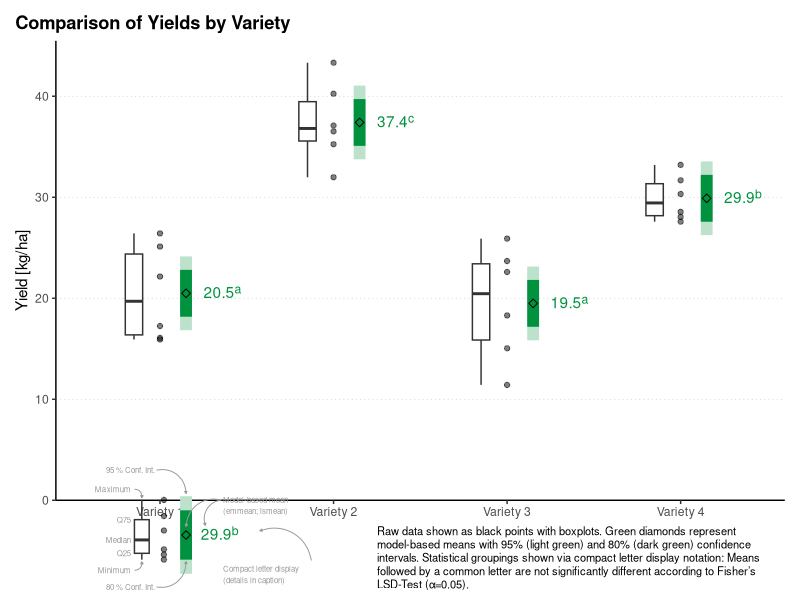

Reproduce this figure in R.
# packages ----------------------------------------------------------------
# Install packages if not already installed
if (!require("conflicted")) install.packages("conflicted") # Manages package conflicts
if (!require("emmeans")) install.packages("emmeans")       # For estimated marginal means analysis
if (!require("ggtext")) install.packages("ggtext")         # For rich text annotations in ggplot2
if (!require("glue")) install.packages("glue")             # For string interpolation
if (!require("multcomp")) install.packages("multcomp")     # For multiple comparison procedures
if (!require("multcompView")) install.packages("multcompView") # For compact letter display
if (!require("patchwork")) install.packages("patchwork")   # For combining plots
if (!require("scales")) install.packages("scales")         # For scale transformations
if (!require("tidyverse")) install.packages("tidyverse")   # Collection of data science packages

# Load packages
library(conflicted)
library(emmeans)
library(ggtext)
library(glue)
library(multcomp)
library(multcompView)
library(patchwork)
library(scales)
library(tidyverse)

# Explicitly resolve function conflicts from different packages
conflicts_prefer(dplyr::filter)         # Use dplyr's filter function
conflicts_prefer(readr::col_factor)     # Use readr's col_factor function

# Data import & prep ------------------------------------------------------
# Read the CSV file containing variety and yield data
# Specifying column types: variety as a factor and yield as a double
dat <- read_csv(file = "treatment_means_comparison/dat_treatment_means_comparison.csv",
                col_types = cols(variety = col_factor(), yield = col_double()))

# model & anova -----------------------------------------------------------
# Fit a linear model with yield as the response and variety as the predictor
mod <- lm(yield ~ variety, data = dat)
# anova(mod)

# emmean comparison -------------------------------------------------------
# Get 95% confidence intervals and compact letter display using Fisher's LSD test
# The compact letter display groups varieties that are not significantly different
emm_95_cld <- emmeans(mod, specs = "variety", level = 0.95) %>% # Calculate estimated marginal means with 95% CI
  cld(adjust = "none", Letters = letters) %>%  # Add compact letter display (no adjustment = Fisher's LSD)
  as_tibble() %>%  # Convert to tibble for easier manipulation
  transmute(
    variety,
    emmean,
    cld = glue("{round(emmean, 1)}<sup>{str_trim(.group)}</sup>"), # Format for plot: mean with letter superscript
    lower_95 = lower.CL,  # Lower bound of 95% CI
    upper_95 = upper.CL   # Upper bound of 95% CI
  )

# Get 80% confidence intervals
# Often used in agricultural research to visualize trends
emm_80 <- emmeans(mod, specs = "variety", level = 0.80) %>%
  as_tibble() %>%
  transmute(variety, emmean, lower_80 = lower.CL, upper_80 = upper.CL)

# Join the 95% CI data with the 80% CI data
emm <- full_join(x = emm_95_cld,
                 y = emm_80,
                 by = join_by(variety, emmean))

# Create a function to add core plot elements -----------------------------
# This function adds raw data points, boxplots, confidence intervals, and means to the plot
add_plot_elements <- function(p, data_df, emm_df, nudge_box = -0.15, nudge_ci = 0.15, 
                              nudge_text = 0.25) {
  p <- p +
    # Black dots representing the individual raw data points
    geom_point(
      data = data_df,
      aes(y = yield),
      alpha = 0.5
    ) +
    # Boxplots showing distribution of raw data
    geom_boxplot(
      data = data_df,
      aes(y = yield),
      width = 0.1,
      position = position_nudge(x = nudge_box) # Shift boxplots slightly left
    ) +
    # 95% confidence interval of the adjusted means (light green)
    geom_linerange(
      data = emm_df,
      aes(ymin = lower_95, ymax = upper_95),
      color = "#bce2cc",
      linewidth = 4,
      position = position_nudge(x = nudge_ci) # Shift CIs slightly right
    ) +
    # 80% confidence interval of the adjusted means (dark green)
    geom_linerange(
      data = emm_df,
      aes(ymin = lower_80, ymax = upper_80),
      color = "#00923f",
      linewidth = 4,
      position = position_nudge(x = nudge_ci) # Shift CIs slightly right
    ) +
    # Green diamonds representing the adjusted means
    geom_point(
      data = emm_df,
      aes(y = emmean),
      shape = 23, # Diamond shape
      size = 2,
      fill = "#00923f",
      position = position_nudge(x = nudge_ci) # Shift means slightly right
    ) +
    # Green letters for compact letter display (statistical grouping)
    geom_richtext(
      data = emm_df,
      aes(y = emmean, label = cld),
      color = "#00923f",
      fill = NA,  # No background fill
      label.color = NA, # No border
      label.padding = unit(c(0, 0, 0, 0), "lines"), # No padding
      position = position_nudge(x = nudge_text), # Shift text right
      hjust = 0 # Left-align
    )
  
  return(p)
}

# Add legend annotations ---------------------------------------------------
# This function adds explanatory annotations to the legend
add_legend_annotations <- function(p, data_df) {
  info_color <- "grey60" # Color for all annotation text and arrows
  
  # Boxplot annotations - explains the elements of the boxplot
  p <- p +
    # Minimum value annotation
    annotate(
      "text", 
      x = 0.775, y = quantile(data_df$yield, probs = 0)-1,
      label = "Minimum",
      hjust = 1,
      size = 2,
      color = info_color,
    ) +
    # Arrow pointing to minimum
    annotate(
      "curve",
      x = 0.8,
      y = quantile(data_df$yield, probs = 0)-1,
      xend = 0.85,
      yend = quantile(data_df$yield, probs = 0)-0.2,
      linewidth = 0.33,
      curvature = 0.5,
      color = info_color,
      arrow = arrow(angle = 30L, length = unit(0.025, "inches"), ends = "last", type = "closed")
    ) +
    # First quartile (Q25) annotation
    annotate(
      "text", 
      x = 0.775, y = quantile(data_df$yield, probs = 0.25),
      label = "Q25",
      hjust = 1,
      size = 2,
      color = info_color,
    ) +
    # Median annotation
    annotate(
      "text", 
      x = 0.775, y = median(data_df$yield, probs = 0.5),
      label = "Median",
      hjust = 1,
      size = 2,
      color = info_color,
    ) +
    # Third quartile (Q75) annotation
    annotate(
      "text", 
      x = 0.775, y = quantile(data_df$yield, probs = 0.75),
      label = "Q75",
      hjust = 1,
      size = 2,
      color = info_color,
    ) +
    # Maximum value annotation
    annotate(
      "text", 
      x = 0.775, y = quantile(data_df$yield, probs = 1)+1,
      label = "Maximum",
      hjust = 1,
      size = 2,
      color = info_color,
    ) +
    # Arrow pointing to maximum
    annotate(
      "curve",
      x = 0.8,
      y = quantile(data_df$yield, probs = 1)+1,
      xend = 0.85,
      yend = quantile(data_df$yield, probs = 1)+0.2,
      linewidth = 0.33,
      curvature = -0.5,
      color = info_color,
      arrow = arrow(angle = 30L, length = unit(0.025, "inches"), ends = "last", type = "closed")
    ) +
    # 95% Confidence Interval annotation
    annotate(
      "text", 
      x = 0.94, y = 36,
      label = "95 % Conf. Int.",
      hjust = 1,
      size = 2,
      color = info_color,
    ) +
    # Arrow pointing to 95% CI
    annotate(
      "curve",
      x = 0.95,
      y = 36,
      xend = 1.15,
      yend = 33.8,
      linewidth = 0.33,
      curvature = -0.5,
      color = info_color,
      arrow = arrow(angle = 30L, length = unit(0.025, "inches"), ends = "last", type = "closed")
    ) +
    # 80% Confidence Interval annotation
    annotate(
      "text", 
      x = 0.94, y = 25,
      label = "80 % Conf. Int.",
      hjust = 1,
      size = 2,
      color = info_color,
    ) +
    # Arrow pointing to 80% CI
    annotate(
      "curve",
      x = 0.95,
      y = 25,
      xend = 1.15,
      yend = 27.4,
      linewidth = 0.33,
      curvature = 0.5,
      color = info_color,
      arrow = arrow(angle = 30L, length = unit(0.025, "inches"), ends = "last", type = "closed")
    ) +
    # Estimated marginal mean annotation
    annotate(
      "text", 
      x = 1.4, y = 33.5,
      label = "Model-based mean\n(emmean; lsmean)",
      hjust = 0,
      vjust = 1,
      size = 2,
      color = info_color,
    ) +
    # Arrows pointing to estimated marginal mean
    annotate(
      "curve",
      x = 1.39,
      y = 33.2,
      xend = 1.28,
      yend = 30.8,
      linewidth = 0.33,
      curvature = 0.5,
      color = info_color,
      arrow = arrow(angle = 30L, length = unit(0.025, "inches"), ends = "last", type = "closed")
    ) +
    annotate(
      "curve",
      x = 1.39,
      y = 33.2,
      xend = 1.15,
      yend = 30.7,
      linewidth = 0.33,
      curvature = 0.5,
      color = info_color,
      arrow = arrow(angle = 30L, length = unit(0.025, "inches"), ends = "last", type = "closed")
    ) +
    # Compact letter display annotation
    annotate(
      "text", 
      x = 1.4, y = 27,
      label = "Compact letter display\n(details in caption)",
      hjust = 0,
      vjust = 1,
      size = 2,
      color = info_color,
    ) +
    # Arrow pointing to compact letter display
    annotate(
      "curve",
      x = 2,
      y = 27.5,
      xend = 1.65,
      yend = 30.3,
      linewidth = 0.33,
      curvature = 0.5,
      color = info_color,
      arrow = arrow(angle = 30L, length = unit(0.025, "inches"), ends = "last", type = "closed")
    )
  
  return(p)
}

# Main Plot ---------------------------------------------------------------
# Define caption text explaining the plot elements
cap <- glue("Raw data shown as black points with boxplots. \\
 Green diamonds represent model-based means with 95% (light green) and \\
 80% (dark green) confidence intervals. \\
 Statistical groupings shown via compact letter display notation: \\
 Means followed by a common letter are not significantly \\
 different according to Fisher's LSD-Test (\u03B1=0.05)."
)

# Create base plot with consistent settings for the main visualization
p <- ggplot() +
  aes(x = variety) +
  # Set x-axis labels for varieties
  scale_x_discrete(
    name = "Variety",
    labels = c("v1" = "Variety 1", "v2" = "Variety 2", "v3" = "Variety 3", "v4" = "Variety 4")
  ) +
  # Configure y-axis with proper units
  scale_y_continuous(
    name = "Yield [kg/ha]",
    limits = c(0, NA),  # Start at 0, no upper limit
    expand = expansion(mult = c(0, 0.05))  # Add 5% padding at top
  ) +
  # Add title and caption
  labs(
    title = "Comparison of Yields by Variety",
    caption = cap
  ) +
  # Use classic theme as base
  theme_classic() +
  # Customize theme elements
  theme(
    panel.grid.major.y = element_line(
      linewidth = 0.2,
      linetype = "dotted",
      color = "grey"
    ),
    plot.caption = element_textbox_simple(
      margin = margin(t = 10),
      size = 8,
      width = 0.53,
      hjust = 1,
      halign = 0
    ),
    plot.caption.position = "plot",
    plot.title = element_text(face = "bold"),
    plot.title.position = "plot",
    axis.title.x = element_blank()
  )

# Add the plot elements to the base plot
main_plot <- add_plot_elements(p = p, data_df = dat, emm_df = emm)

# Custom Legend -----------------------------------------------------------
# Filter data for legend - using only variety v4 data for the legend example
legend_data <- dat %>% filter(variety == "v4")
legend_emm <- emm %>% filter(variety == "v4")

# Create a base plot for the legend with void theme (no axes or background)
legend_plot <- ggplot() +
  aes(x = variety) +
  theme_void() 

# Add the same plot elements and annotations to the legend plot
legend_plot <- legend_plot %>% 
  add_plot_elements(data_df = legend_data, emm_df = legend_emm) %>% 
  add_legend_annotations(data_df = legend_data) +
  # Set the coordinate system to focus on the legend area
  coord_cartesian(ylim = c(20, 40), xlim = c(0.7, 2))

# Combine plots -----------------------------------------------------------
# Add the legend as an inset to the main plot
final_plot <- main_plot +
  inset_element(legend_plot,
                left = 0.03,    # Position from left edge
                bottom = -0.1,  # Position below bottom edge
                right = 0.5,    # Width (to right edge)
                top = 0.3,      # Height (to top edge)
                align_to = 'full')  # Align relative to full plot area


# Export ------------------------------------------------------------------
# Save the plot as a PDF file
ggsave(
  filename = "treatment_means_comparison/treatment_means_comparison.png",
  plot = final_plot,
  width = 14,
  height = 12,
  units = "cm",
  dpi = 300
)

# system('open "treatment_means_comparison/treatment_means_comparison.png"')
